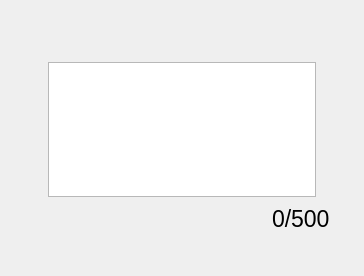
        <widget class="QWidget" name="boxOSK">
         <layout class="QVBoxLayout" name="boxOSKVerticalLayout">
          <property name="spacing">
           <number>0</number>
          </property>
          <property name="leftMargin">
           <number>0</number>
          </property>
          <property name="topMargin">
           <number>0</number>
          </property>
          <property name="rightMargin">
           <number>0</number>
          </property>
          <property name="bottomMargin">
           <number>0</number>
          </property>
          <item>
           <layout class="QGridLayout" name="gridBoxOSK" rowstretch="61,178,81" columnstretch="120,1040,120">
            <property name="leftMargin">
             <number>0</number>
            </property>
            <property name="topMargin">
             <number>0</number>
            </property>
            <property name="rightMargin">
             <number>0</number>
            </property>
            <property name="bottomMargin">
             <number>0</number>
            </property>
            <property name="spacing">
             <number>0</number>
            </property>
            <item row="0" column="1">
             <spacer name="verticalSpacer_5">
              <property name="orientation">
               <enum>Qt::Vertical</enum>
              </property>
              <property name="sizeHint" stdset="0">
               <size>
                <width>20</width>
                <height>40</height>
               </size>
              </property>
             </spacer>
            </item>
            <item row="1" column="0">
             <spacer name="horizontalSpacer_20">
              <property name="orientation">
               <enum>Qt::Horizontal</enum>
              </property>
              <property name="sizeHint" stdset="0">
               <size>
                <width>40</width>
                <height>20</height>
               </size>
              </property>
             </spacer>
            </item>
            <item row="1" column="2">
             <spacer name="horizontalSpacer_21">
              <property name="orientation">
               <enum>Qt::Horizontal</enum>
              </property>
              <property name="sizeHint" stdset="0">
               <size>
                <width>40</width>
                <height>20</height>
               </size>
              </property>
             </spacer>
            </item>
            <item row="2" column="1" alignment="Qt::AlignRight|Qt::AlignTop">
             <widget class="QWidget" name="charactersBoxOSK" native="true">
              <layout class="QVBoxLayout" name="verticalLayout_4">
               <property name="spacing">
                <number>0</number>
               </property>
               <property name="leftMargin">
                <number>0</number>
               </property>
               <property name="topMargin">
                <number>0</number>
               </property>
               <property name="rightMargin">
                <number>0</number>
               </property>
               <property name="bottomMargin">
                <number>0</number>
               </property>
               <item>
                <widget class="QLabel" name="label_characters_box">
                 <property name="enabled">
                  <bool>true</bool>
                 </property>
                 <property name="font">
                  <font>
                   <pointsize>17</pointsize>
                  </font>
                 </property>
                 <property name="text">
                  <string notr="true">0/500</string>
                 </property>
                </widget>
               </item>
              </layout>
             </widget>
            </item>
            <item row="1" column="1">
             <widget class="QWidget" name="inputBoxOSK" native="true">
              <layout class="QVBoxLayout" name="verticalLayout_6">
               <property name="spacing">
                <number>0</number>
               </property>
               <property name="leftMargin">
                <number>14</number>
               </property>
               <property name="topMargin">
                <number>9</number>
               </property>
               <property name="rightMargin">
                <number>14</number>
               </property>
               <property name="bottomMargin">
                <number>9</number>
               </property>
               <item>
                <widget class="QTextEdit" name="text_edit_osk">
                 <property name="font">
                  <font>
                   <pointsize>26</pointsize>
                  </font>
                 </property>
                 <property name="focusPolicy">
                  <enum>Qt::StrongFocus</enum>
                 </property>
                 <property name="html">
                  <string>&lt;!DOCTYPE HTML PUBLIC &quot;-//W3C//DTD HTML 4.0//EN&quot; &quot;http://www.w3.org/TR/REC-html40/strict.dtd&quot;&gt;
&lt;html&gt;&lt;head&gt;&lt;meta name=&quot;qrichtext&quot; content=&quot;1&quot; /&gt;&lt;style type=&quot;text/css&quot;&gt;
p, li { white-space: pre-wrap; }
&lt;/style&gt;&lt;/head&gt;&lt;body style=&quot; font-family:'Arial'; font-size:26pt; font-weight:400; font-style:normal;&quot;&gt;
&lt;p style=&quot;-qt-paragraph-type:empty; margin-top:0px; margin-bottom:0px; margin-left:0px; margin-right:0px; -qt-block-indent:0; text-indent:0px;&quot;&gt;&lt;br /&gt;&lt;/p&gt;&lt;/body&gt;&lt;/html&gt;</string>
                 </property>
                </widget>
               </item>
              </layout>
             </widget>
            </item>
           </layout>
          </item>
         </layout>
        </widget>
